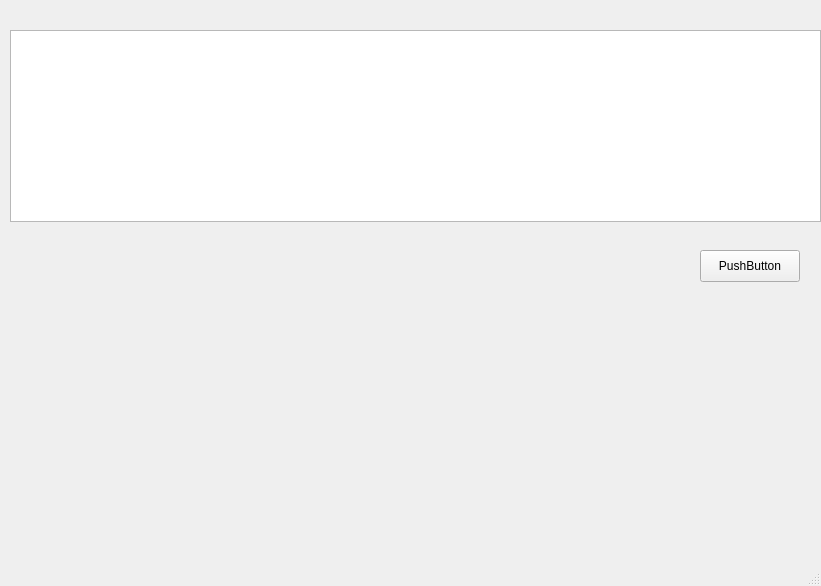
<?xml version="1.0" encoding="UTF-8"?>
<ui version="4.0">
 <class>MainWindow</class>
 <widget class="QMainWindow" name="MainWindow">
  <property name="geometry">
   <rect>
    <x>0</x>
    <y>0</y>
    <width>821</width>
    <height>586</height>
   </rect>
  </property>
  <property name="windowTitle">
   <string>MainWindow</string>
  </property>
  <widget class="QWidget" name="centralwidget">
   <widget class="QPushButton" name="pushButton">
    <property name="geometry">
     <rect>
      <x>700</x>
      <y>250</y>
      <width>100</width>
      <height>32</height>
     </rect>
    </property>
    <property name="text">
     <string>PushButton</string>
    </property>
   </widget>
   <widget class="QTableView" name="tableView">
    <property name="geometry">
     <rect>
      <x>10</x>
      <y>30</y>
      <width>811</width>
      <height>192</height>
     </rect>
    </property>
   </widget>
  </widget>
  <widget class="QMenuBar" name="menubar">
   <property name="geometry">
    <rect>
     <x>0</x>
     <y>0</y>
     <width>821</width>
     <height>24</height>
    </rect>
   </property>
  </widget>
  <widget class="QStatusBar" name="statusbar"/>
 </widget>
 <resources/>
 <connections/>
</ui>
